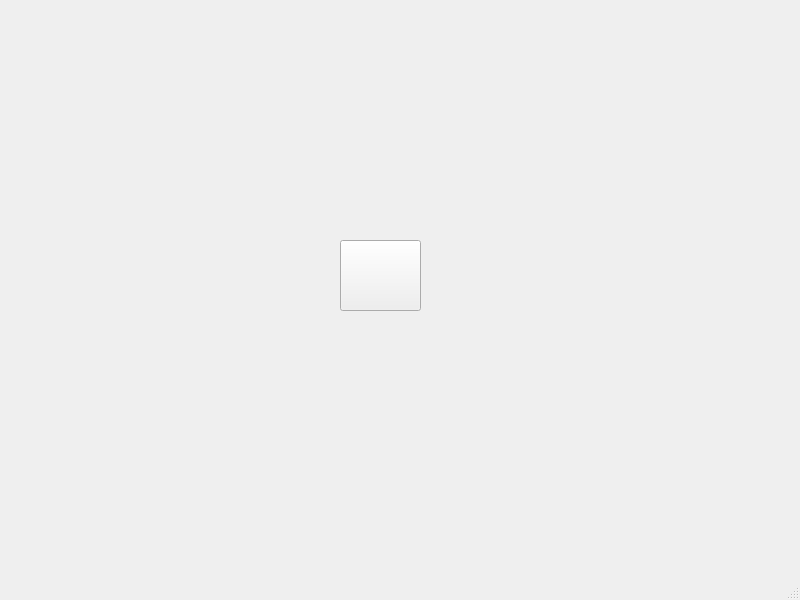
<?xml version="1.0" encoding="UTF-8"?>
<ui version="4.0">
 <class>MainWindow</class>
 <widget class="QMainWindow" name="MainWindow">
  <property name="geometry">
   <rect>
    <x>0</x>
    <y>0</y>
    <width>800</width>
    <height>600</height>
   </rect>
  </property>
  <property name="windowTitle">
   <string>MainWindow</string>
  </property>
  <property name="iconSize">
   <size>
    <width>40</width>
    <height>40</height>
   </size>
  </property>
  <property name="toolButtonStyle">
   <enum>Qt::ToolButtonTextOnly</enum>
  </property>
  <widget class="QWidget" name="centralwidget">
   <widget class="QPushButton" name="btn_save">
    <property name="geometry">
     <rect>
      <x>340</x>
      <y>240</y>
      <width>81</width>
      <height>71</height>
     </rect>
    </property>
    <property name="text">
     <string/>
    </property>
    <property name="icon">
     <iconset resource="../resource.qrc">
      <normaloff>:/abc/icon/save.svg</normaloff>:/abc/icon/save.svg</iconset>
    </property>
    <property name="iconSize">
     <size>
      <width>40</width>
      <height>40</height>
     </size>
    </property>
   </widget>
  </widget>
  <widget class="QMenuBar" name="menubar">
   <property name="geometry">
    <rect>
     <x>0</x>
     <y>0</y>
     <width>800</width>
     <height>25</height>
    </rect>
   </property>
  </widget>
  <widget class="QStatusBar" name="statusbar"/>
 </widget>
 <resources>
  <include location="../resource.qrc"/>
 </resources>
 <connections/>
</ui>
